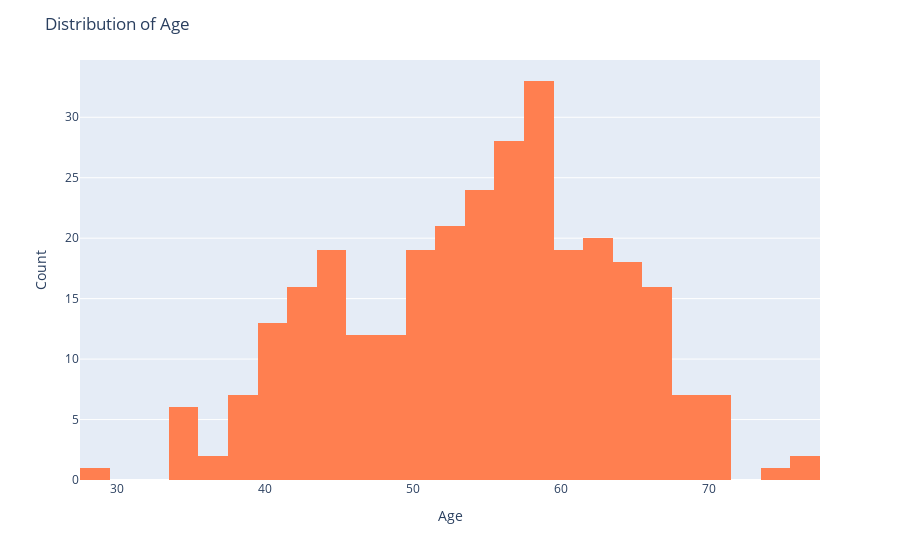

The code cell stored with this chart in its notebook:
### Code cell
fig = px.histogram(df, x='age',color_discrete_sequence=['coral'])
fig.update_xaxes(title_text='Age')
fig.update_yaxes(title_text='Count')
fig.update_layout(title_text='Distribution of Age')

fig.show()

### Figure 1 — Plotly figure (JSON) as saved in the notebook; plotly's stock layout.template omitted (floating-point values rounded to 4 significant figures; data arrays with more than 128 entries replaced by an {"elided": "..."} marker saying what was removed)
{"data": [{"alignmentgroup": "True", "bingroup": "x", "hovertemplate": "age=%{x}<br>count=%{y}<extra></extra>", "legendgroup": "", "marker": {"color": "coral", "pattern": {"shape": ""}}, "name": "", "offsetgroup": "", "orientation": "v", "showlegend": false, "type": "histogram", "x": {"elided": "303 int values"}, "xaxis": "x", "yaxis": "y"}], "layout": {"barmode": "relative", "legend": {"tracegroupgap": 0}, "margin": {"t": 60}, "title": {"text": "Distribution of Age"}, "xaxis": {"anchor": "y", "domain": [0, 1], "title": {"text": "Age"}}, "yaxis": {"anchor": "x", "domain": [0, 1], "title": {"text": "Count"}}}}
